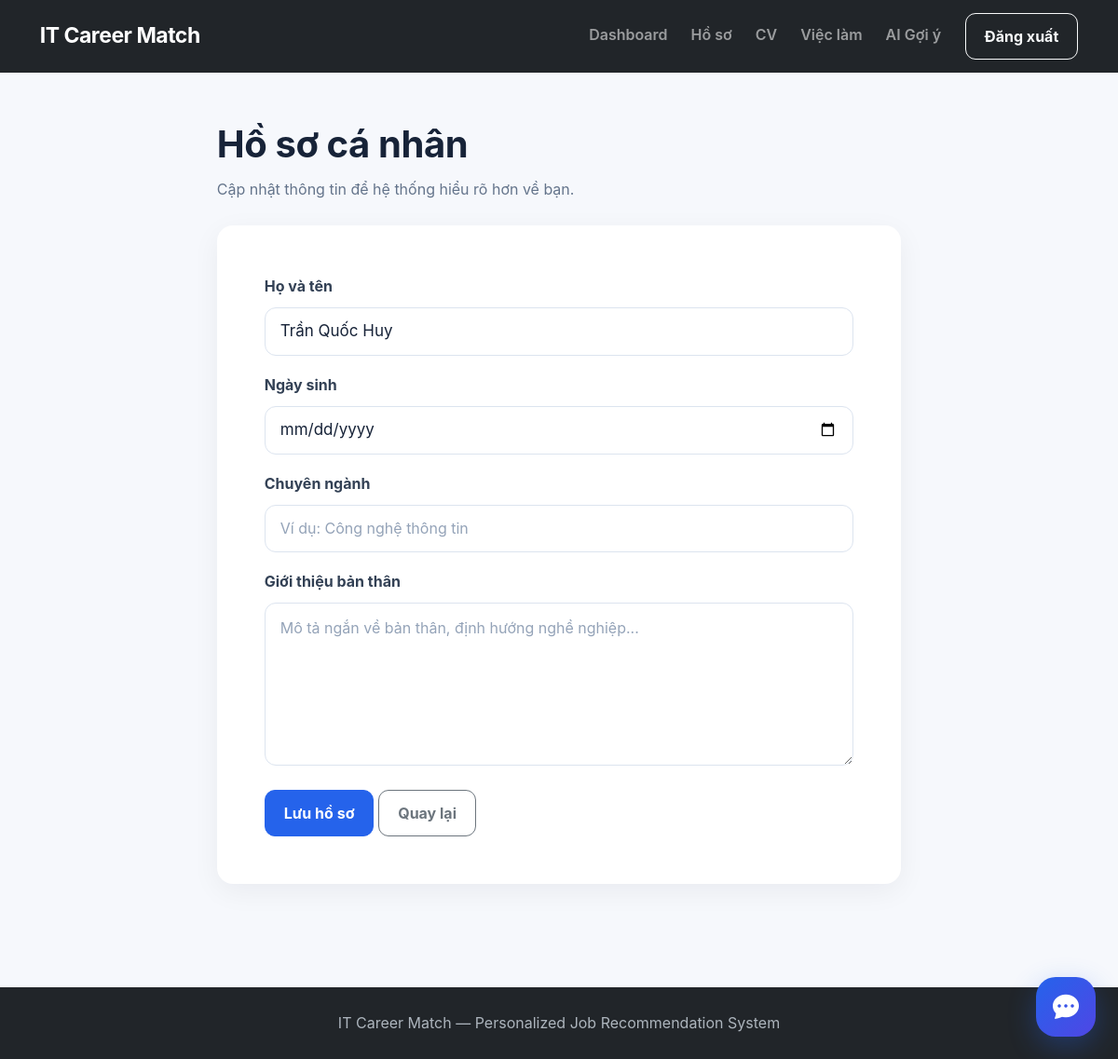
Page /profile (signed in) on the earlier database version.
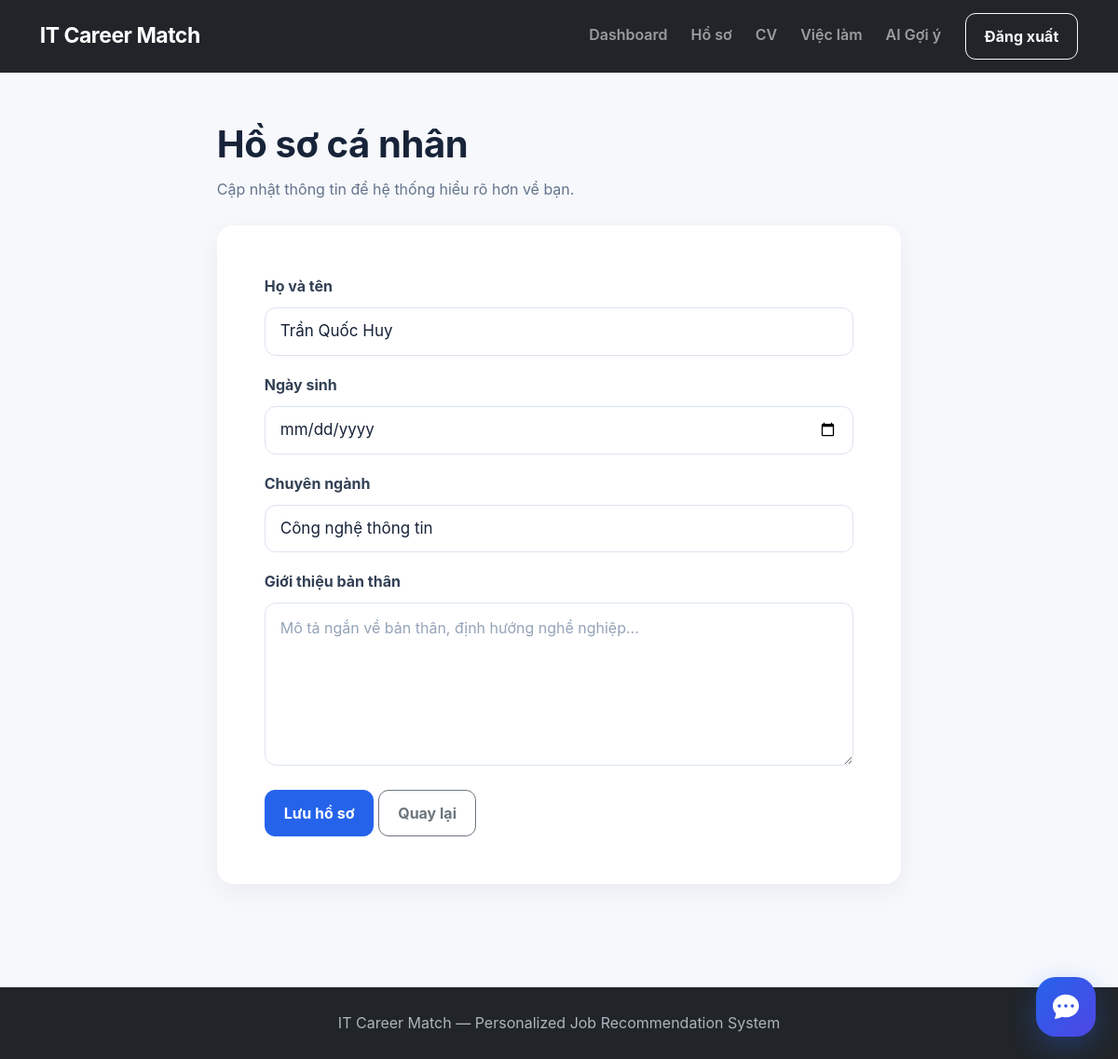
Same page on the later database version.
### tables this page shows
CREATE TABLE student_profiles (
            profile_id INTEGER PRIMARY KEY AUTOINCREMENT,
            user_id INTEGER NOT NULL UNIQUE,
            full_name TEXT,
            date_of_birth TEXT,
            major TEXT,
            bio TEXT,
            avatar TEXT,

            FOREIGN KEY (user_id)
                REFERENCES users(user_id)
                ON DELETE CASCADE
        );

### app.py (the view, shortened to what this page needs)
@app.route(
    "/profile",
    methods=["GET", "POST"]
)
def profile():
    if "user_id" not in session:
        return redirect(
            url_for("login")
        )
    user_id = session["user_id"]
    connection = get_connection()
    profile_data = connection.execute(
        """
        SELECT *
        FROM student_profiles
        WHERE user_id = ?
        """,
        (user_id,)
    ).fetchone()
    connection.close()
    return render_template(
        "profile.html",
        profile=profile_data
    )

### database/database.py (called while the page is built)
def get_connection():
    connection = sqlite3.connect(DATABASE_PATH)
    connection.row_factory = sqlite3.Row
    connection.execute("PRAGMA foreign_keys = ON")
    return connection

### templates/profile.html (shortened to what this page needs)
{% extends "base.html" %}
{% block content %}
<div class="container py-5">
    <div class="row justify-content-center">
        <div class="col-lg-8">
            <div class="mb-4">
                <h1 class="fw-bold">Hồ sơ cá nhân</h1>
                <p class="text-muted">
                    Cập nhật thông tin để hệ thống hiểu rõ hơn về bạn.
                </p>
            </div>
            <div class="card shadow-sm border-0">
                <div class="card-body p-4 p-md-5">
                    <form method="POST">
                        <div class="mb-3">
                            <label class="form-label fw-bold">
                                Họ và tên
                            </label>
                            <input
                                type="text"
                                name="full_name"
                                class="form-control"
                                value="{{ profile['full_name'] or '' }}">
                        </div>
                        <div class="mb-3">
                            <label class="form-label fw-bold">
                                Ngày sinh
                            </label>
                            <input
                                type="date"
                                name="date_of_birth"
                                class="form-control"
                                value="{{ profile['date_of_birth'] or '' }}">
                        </div>
                        <div class="mb-3">
                            <label class="form-label fw-bold">
                                Chuyên ngành
                            </label>
                            <input
                                type="text"
                                name="major"
                                class="form-control"
                                placeholder="Ví dụ: Công nghệ thông tin"
                                value="{{ profile['major'] or '' }}">
                        </div>
                        <div class="mb-4">
                            <label class="form-label fw-bold">
                                Giới thiệu bản thân
                            </label>
                            <textarea
                                name="bio"
                                class="form-control"
                                rows="5"
                                placeholder="Mô tả ngắn về bản thân, định hướng nghề nghiệp...">{{ profile['bio'] or '' }}</textarea>
                        </div>
                        <button
                            type="submit"
                            class="btn btn-primary">
                            Lưu hồ sơ
                        </button>
                        <a href="{{ url_for('dashboard') }}"
                           class="btn btn-outline-secondary">
                            Quay lại
                        </a>
                    </form>
                </div>
            </div>
        </div>
    </div>
</div>
{% endblock %}

Differences in the rows shown:
changed student_profiles "Trần Quốc Huy": major (not shown) → "Công nghệ thông tin"
